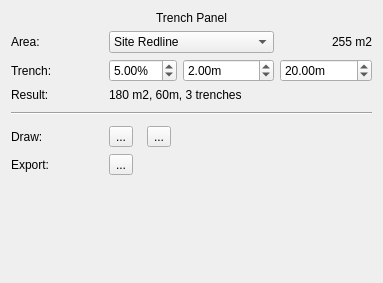
<?xml version="1.0" encoding="UTF-8"?>
<ui version="4.0">
 <class>TrenchWidget</class>
 <widget class="QWidget" name="TrenchWidget">
  <property name="geometry">
   <rect>
    <x>0</x>
    <y>0</y>
    <width>383</width>
    <height>283</height>
   </rect>
  </property>
  <property name="windowTitle">
   <string>Form</string>
  </property>
  <layout class="QGridLayout" name="gridLayout">
   <item row="8" column="4">
    <widget class="QToolButton" name="copyMapPointTool_2">
     <property name="text">
      <string>...</string>
     </property>
     <property name="icon">
      <iconset>
       <normaloff>resources/mActionCustomProjection.png</normaloff>resources/mActionCustomProjection.png</iconset>
     </property>
    </widget>
   </item>
   <item row="3" column="3" colspan="2">
    <widget class="QDoubleSpinBox" name="doubleSpinBox">
     <property name="suffix">
      <string>%</string>
     </property>
     <property name="value">
      <double>5.000000000000000</double>
     </property>
    </widget>
   </item>
   <item row="5" column="2" rowspan="3" colspan="5">
    <widget class="Line" name="line">
     <property name="orientation">
      <enum>Qt::Horizontal</enum>
     </property>
    </widget>
   </item>
   <item row="2" column="2">
    <widget class="QLabel" name="label">
     <property name="text">
      <string>Area:</string>
     </property>
    </widget>
   </item>
   <item row="2" column="6">
    <widget class="QLabel" name="label_4">
     <property name="text">
      <string>255 m2</string>
     </property>
     <property name="alignment">
      <set>Qt::AlignRight|Qt::AlignTrailing|Qt::AlignVCenter</set>
     </property>
    </widget>
   </item>
   <item row="4" column="3" colspan="3">
    <widget class="QLabel" name="label_5">
     <property name="text">
      <string>180 m2, 60m, 3 trenches</string>
     </property>
    </widget>
   </item>
   <item row="3" column="6">
    <widget class="QDoubleSpinBox" name="doubleSpinBox_3">
     <property name="suffix">
      <string>m</string>
     </property>
     <property name="value">
      <double>20.000000000000000</double>
     </property>
    </widget>
   </item>
   <item row="10" column="4" colspan="3">
    <spacer name="horizontalSpacer_2">
     <property name="orientation">
      <enum>Qt::Horizontal</enum>
     </property>
     <property name="sizeHint" stdset="0">
      <size>
       <width>7</width>
       <height>23</height>
      </size>
     </property>
    </spacer>
   </item>
   <item row="8" column="2">
    <widget class="QLabel" name="label_6">
     <property name="text">
      <string>Draw:</string>
     </property>
    </widget>
   </item>
   <item row="10" column="3">
    <widget class="QToolButton" name="copyMapPointTool_3">
     <property name="text">
      <string>...</string>
     </property>
     <property name="icon">
      <iconset>
       <normaloff>resources/document-save.png</normaloff>resources/document-save.png</iconset>
     </property>
    </widget>
   </item>
   <item row="3" column="2">
    <widget class="QLabel" name="label_2">
     <property name="text">
      <string>Trench:</string>
     </property>
    </widget>
   </item>
   <item row="8" column="5" colspan="2">
    <spacer name="horizontalSpacer">
     <property name="orientation">
      <enum>Qt::Horizontal</enum>
     </property>
     <property name="sizeHint" stdset="0">
      <size>
       <width>137</width>
       <height>20</height>
      </size>
     </property>
    </spacer>
   </item>
   <item row="8" column="3">
    <widget class="QToolButton" name="copyMapPointTool">
     <property name="text">
      <string>...</string>
     </property>
     <property name="icon">
      <iconset>
       <normaloff>resources/document-edit.png</normaloff>resources/document-edit.png</iconset>
     </property>
    </widget>
   </item>
   <item row="4" column="2">
    <widget class="QLabel" name="label_3">
     <property name="text">
      <string>Result:</string>
     </property>
    </widget>
   </item>
   <item row="1" column="2" colspan="5">
    <widget class="QLabel" name="label_9">
     <property name="text">
      <string>Trench Panel</string>
     </property>
     <property name="alignment">
      <set>Qt::AlignCenter</set>
     </property>
    </widget>
   </item>
   <item row="10" column="2">
    <widget class="QLabel" name="label_7">
     <property name="text">
      <string>Export:</string>
     </property>
    </widget>
   </item>
   <item row="2" column="3" colspan="3">
    <widget class="QComboBox" name="comboBox">
     <item>
      <property name="text">
       <string>Site Redline</string>
      </property>
     </item>
    </widget>
   </item>
   <item row="3" column="5">
    <widget class="QDoubleSpinBox" name="doubleSpinBox_2">
     <property name="suffix">
      <string>m</string>
     </property>
     <property name="value">
      <double>2.000000000000000</double>
     </property>
    </widget>
   </item>
   <item row="11" column="2" colspan="5">
    <spacer name="verticalSpacer">
     <property name="orientation">
      <enum>Qt::Vertical</enum>
     </property>
     <property name="sizeHint" stdset="0">
      <size>
       <width>20</width>
       <height>40</height>
      </size>
     </property>
    </spacer>
   </item>
  </layout>
 </widget>
 <resources>
  <include location="../../grid/ui/resources.qrc"/>
  <include location="resources.qrc"/>
 </resources>
 <connections/>
</ui>
